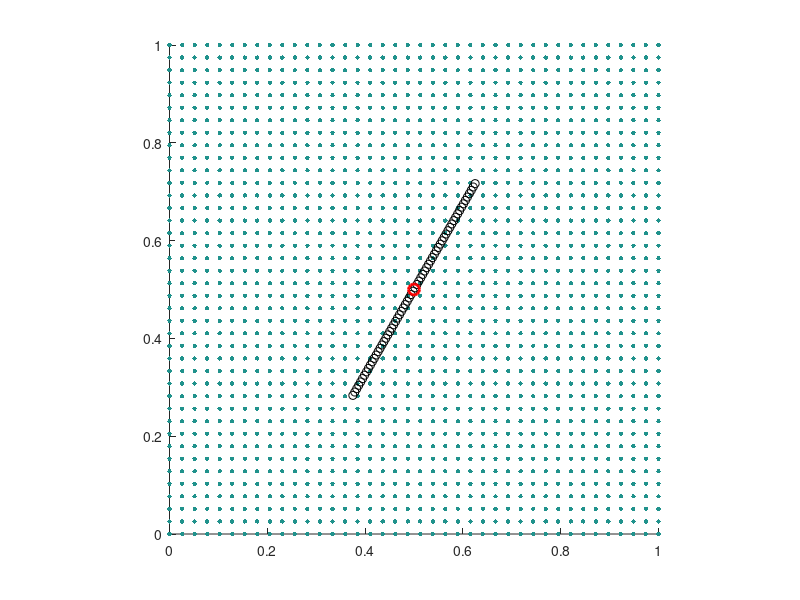

MATLAB code to generate this figure: (Note: this script raises an error after producing the figure.)
%initialize.m
%% Initialize Parameters and special indices

L=1.0 % Box size                                        % m
N=64 % Number of grid cells
h=L/N % Grid spacing                                    % m
ip=[(2:N),1] % Grid index shifted left
im=[N,(1:(N-1))] % Grid index shifted right
K = 1e6;                                                % N/m²
rho=1; % Fluid density                                  % kg/m³
mu=0.01; % viscosity                                    % kg/(m·s)
tmax=10; % Run until time                               % s
dt=2e-4; % Time step                                    % s
clockmax=ceil(tmax/dt);

%% Initialize the visualization options
viz_option = "lagrangian particles"; % all options: "vorticity", "lagrangian particles"

%% Initialize boundary and velocity
%f0=1e-3;
%k=0:(Nb-1);
%theta = k'*dtheta;
%X = (L/2) + (L/4)*[cos(theta), sin(theta)];

% Assume the 假设线段长度 L0，pivot点位于 Lp
%f0=1e2;
f0=2e0;
L0 = L/2;
Px=L/2;
Py=L/2;
Nb = ceil(L0/(h/2));
ds = L0/(Nb-1);
s = (0:(Nb-1))*ds;
Lp = (Nb-1)/2*ds; %L0/2;
m0 = 5e0;            % 线密度(可根据需要调整)
theta0 = pi/3;
X = zeros(Nb,2);
X(:,1) = Px + (s - Lp)*cos(theta0);
X(:,2) = Py + (s - Lp)*sin(theta0);
pivot = [Px;Py];
% I0 = m0 * integral_0^L0 (s - Lp)^2 ds = m0 * [ ( (L0 - Lp)^3 + (Lp)^3 ) / 3 ]
I0 = m0*((L0 - Lp)^3 + Lp^3)/3; 
theta = theta0;   % 初始角度
omega = 0;   % 初始角速度


u=zeros(N,N,2);
U0 = 0;  % 设定水平向右的常数速度，比如1 m/s，可根据需要调整
u(:,:,1) = U0;  % x方向速度全部设为 U0
u(:,:,2) = 0;   % y方向速度为 0
%j1=0:(N-1); % Initialize fluid velocity as (0,sin(2*pi*x/L))
%x=j1'*h;
%u(j1+1,:,2)=sin(2*pi*x/L)*ones(1,N);

%% Initialize animation
switch viz_option
    case 'vorticity'
        vorticity=(u(ip,:,2)-u(im,:,2)-u(:,ip,1)+u(:,im,1))/(2*h);
        dvorticity=(max(max(vorticity))-min(min(vorticity)))/5;
        values= (-10*dvorticity):dvorticity:(10*dvorticity); % Get vorticity contours
        valminmax=[min(values),max(values)];
        xgrid=zeros(N,N);
        ygrid=zeros(N,N);
        for j=0:(N-1)
          xgrid(j+1,:)=j*h;
          ygrid(:,j+1)=j*h;
        end
        contour(xgrid,ygrid,vorticity,values)
        caxis(valminmax)

        set(gcf,'double','on')
        contour(xgrid,ygrid,vorticity,values)
        hold on
        plot(X(:,1),X(:,2),'ko')
        axis([0,L,0,L])
        caxis(valminmax)
        axis equal
        axis manual
        drawnow
        hold off
    case "lagrangian particles"
        % visualize by Lagrangian Particle Tracking
        np=40;
        [particles_x, particles_y] = meshgrid(linspace(0,L,np),linspace(0,L,np));
        particles = [particles_x(:), particles_y(:)];
        [X_grid, Y_grid] = meshgrid(linspace(0, L, N), linspace(0, L, N));
        particles_vel_x = interp2(X_grid, Y_grid, u(:,:,1), particles(:,1), particles(:,2), 'linear', 0);
        particles_vel_y = interp2(X_grid, Y_grid, u(:,:,2), particles(:,1), particles(:,2), 'linear', 0);
        particles_vel2 = [particles_vel_x, particles_vel_y];
        speed = sqrt(particles_vel2(:,1).^2 + particles_vel2(:,2).^2);
        max(speed)
        speed_min = 0; speed_max = 1;
        avg_speed = mean(speed);
        
        scatter(particles(:,1), particles(:,2), 10, speed, 'filled', 'MarkerEdgeColor', 'none') 
        hold on
        plot(X(:,1),X(:,2),'ko')
        plot(pivot(1), pivot(2), 'ro', 'MarkerSize', 8, 'LineWidth', 2)
        axis([0 L 0 L])
        axis square;
        axis manual
        
        %colormap(jet)
        colormap(parula)
        colorbar
        clim([speed_min speed_max])
        title(sprintf('Time = %.2f, Avg Speed = %.4f', clock * dt, avg_speed))
        drawnow
        hold off
    otherwise
        error('Invalid visualization mode.');
end
